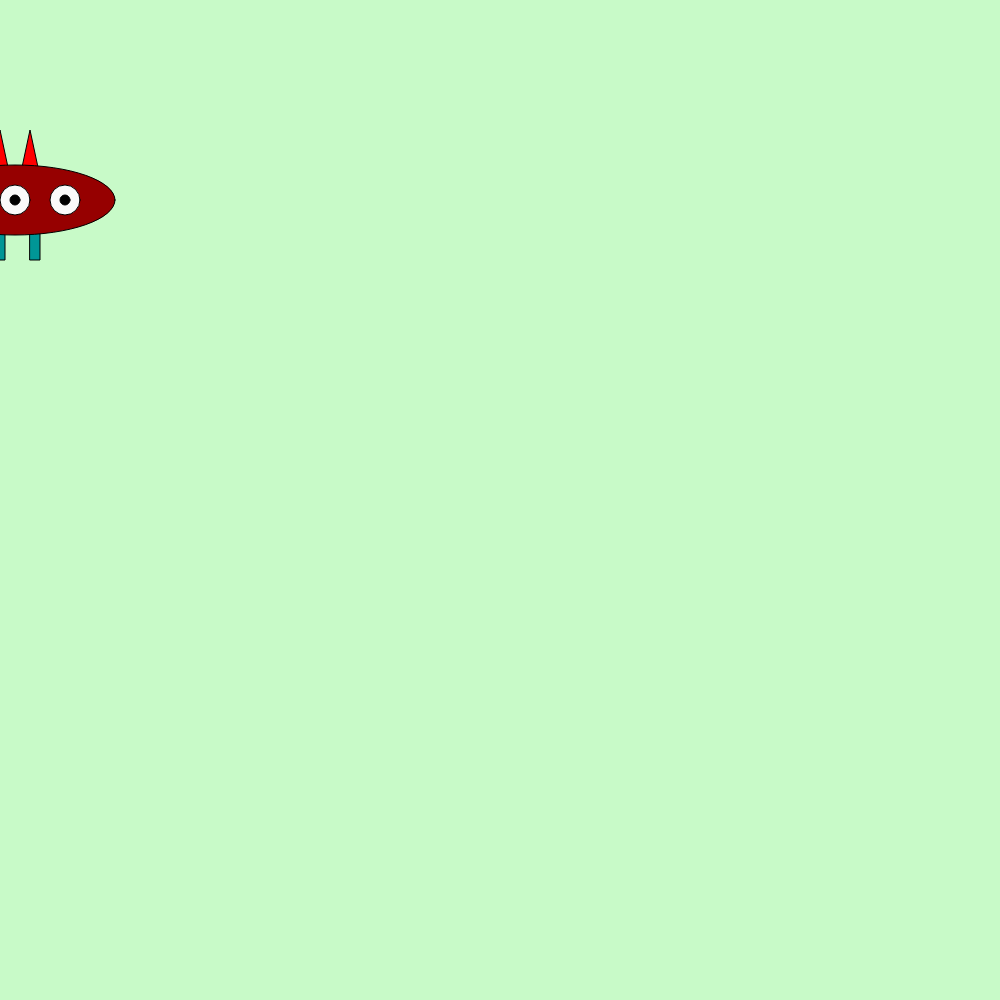
Frame 1 (no input)
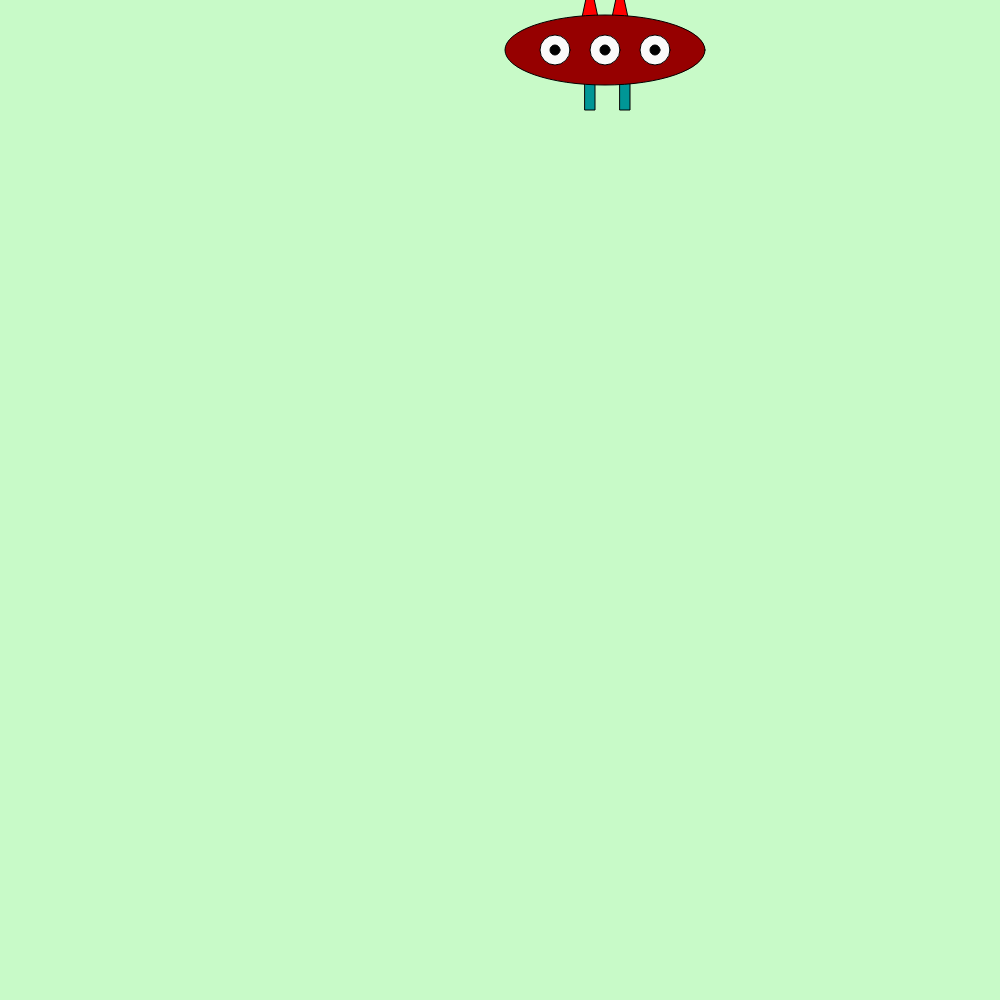
Frame 60 (no input)
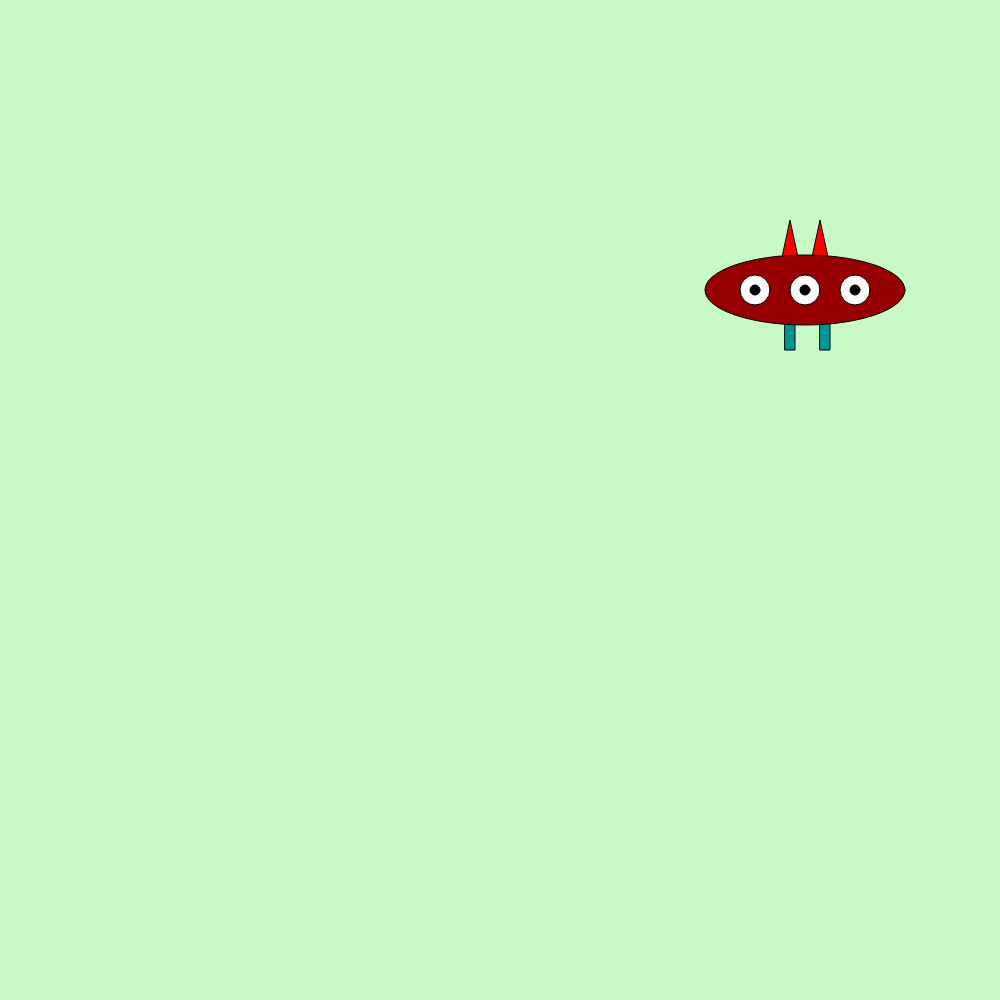
Frame 120 (the mouse pressed at the canvas centre since frame 60)

The p5.js sketch that drew these frames (run headless with seeded random() and noise() and a simulated clock; from frame 60 on, the mouse is pressed at the canvas centre):

// p5.js sketch
// ── sketch.js

var xLoc, yLoc;
var xSpeed, ySpeed;

function setup() {
  createCanvas(1000,1000);
  xLoc=15;
  yLoc=200;
  xSpeed=10;
  ySpeed=30;
}

function draw() {
  background(200,250,200);
  
  makeMonster(xLoc,yLoc);
  xLoc = xLoc+xSpeed;
  yLoc = yLoc+ySpeed
  if(xLoc > 1000){
    
    xSpeed = -1*xSpeed
  }
  
  if(xLoc < 0){
    
    xSpeed = -1*xSpeed
  }
  if(yLoc > 1000){
    
    ySpeed = -1*ySpeed
  }
  
  if(yLoc < 0){
    
    ySpeed = -1*ySpeed
  }
}

function makeMonster(varX,varY){
  makeHorns(varX,varY);
  makeLeg(varX - 20,varY+20);
  makeLeg(varX +15,varY + 20);
  makeBody(varX,varY);
  makeEye(varX,varY);
  makeEye(varX - 50,varY);
  makeEye(varX + 50,varY)
}

function makeBody(x,y){
fill(150,0,0);
ellipse(x,y,200,70);
}

function makeLeg(x,y){
  fill(0,150,150)
  rect(x,y,10,40)
}

function makeEye(x,y){
  fill(250)
  ellipse(x,y,30,30)
  fill(1)
  ellipse(x,y,10,10)
}
 function  makeHorns(x,y){
 fill(255,0,0)
 triangle(x,y,x + 15,y - 70,x + 30, y);
 triangle(x,y,x - 15,y - 70,x - 30, y);
}
